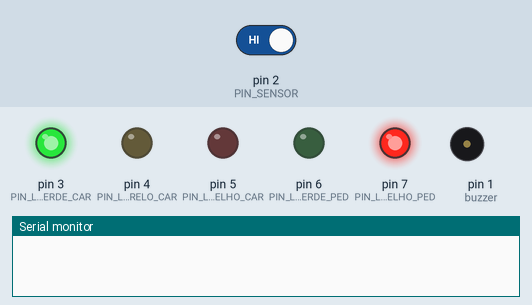
The sketch below on a simulated Arduino Uno, built with avr-gcc and run on an emulated ATmega328P. Parts: output pins drawn as LEDs (lit = HIGH), buzzer (waves = sounding), the last lines printed to the serial monitor. The test bench sets the inputs (shaded band); at power-on: pin 2 (PIN_SENSOR) HIGH. Not simulated (calls return 0 or success): arduino_secrets.h.

Above: at 1.2 s.
1.3 s: pin 2 (PIN_SENSOR) driven LOW
At 2.8 s:
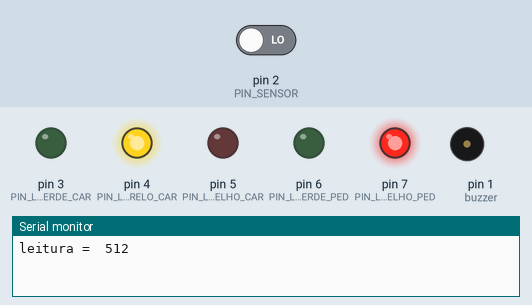
At 6.3 s:
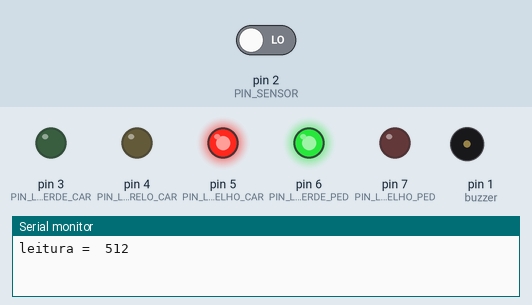
Timing chart, 0 to 15.6 s (numbered marks = the images above; inputs shaded):
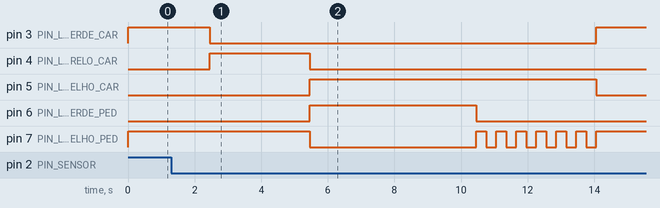

Measured:
- after the input at 1.3 s, pin 3 (PIN_LED_VERDE_CAR): HIGH → LOW after 1.2 s, → HIGH 11.6 s later; pin 4 (PIN_LED_AMARELO_CAR): LOW → HIGH after 1.2 s, → LOW 3.0 s later

The sketch:

semaforo_IR_codigo_morse.ino
```cpp
#include "arduino_secrets.h"

int modo = 0;
int leitura = 0;
int buzzer = 1;
#define PIN_SENSOR 2
#define PIN_LED_VERDE_CAR 3
#define PIN_LED_AMARELO_CAR 4
#define PIN_LED_VERMELHO_CAR 5
#define PIN_LED_VERDE_PED 6
#define PIN_LED_VERMELHO_PED 7


void setup()
{
  pinMode(buzzer, OUTPUT);
  Serial.begin(9600);
  pinMode(PIN_SENSOR, INPUT);
  for (int i = 3; i <= 7; i++) {
    pinMode(i, OUTPUT);
  }
  attachInterrupt(digitalPinToInterrupt(PIN_SENSOR), sensorAcionado, FALLING);
}
void loop() {

  switch (modo) {
    case 0:
      modocarros();
      break;
    case 1:
      travessia();
      break;
  }
}

void sensorAcionado() {
  modo = 1;
  leitura =  analogRead(PIN_SENSOR);
  Serial.print("leitura =  ");
  Serial.println(leitura);
  // "o sinal jÃ¡ vai abrir" em cÃ³digo Morse
  String morseCode = "--- / ... .. -. .- .-.. / .--- / ...- .- .. / .- -... .-. .. .-.";
  for (int i = 0; i < morseCode.length(); i++)
    {
    if (morseCode.charAt(i) == '.')
    {
      tone(buzzer, 1000, 200);
    }
    else if (morseCode.charAt(i) == '-')
    {
      tone(buzzer, 1000, 600);
    }
    else if (morseCode.charAt(i) == ' ')
    {
      delay(600);
    }
    else if (morseCode.charAt(i) == '/')
    {
      delay(1200);
    }
    delay(200);
    noTone(buzzer);
  }
  delay(1000);
}

void travessia() {
  delay(1000);
  digitalWrite(PIN_LED_VERDE_CAR, LOW);
  digitalWrite(PIN_LED_AMARELO_CAR, HIGH);
  delay(3000);
  digitalWrite(PIN_LED_VERDE_PED, HIGH);
  digitalWrite(PIN_LED_VERMELHO_PED, LOW);
  digitalWrite(PIN_LED_AMARELO_CAR, LOW);
  digitalWrite(PIN_LED_VERMELHO_CAR, HIGH);
  delay(5000);
  digitalWrite(PIN_LED_VERDE_PED, LOW);
  for (int i = 0; i <= 5; i++)
  {
    digitalWrite(PIN_LED_VERMELHO_PED, HIGH);
    delay(300);
    digitalWrite(PIN_LED_VERMELHO_PED, LOW);
    delay(300);
  }
  modo = 0;
}
void modocarros() {
  digitalWrite(PIN_LED_VERDE_PED, LOW);
  digitalWrite(PIN_LED_VERMELHO_PED, HIGH);
  digitalWrite(PIN_LED_VERDE_CAR, HIGH);
  digitalWrite(PIN_LED_AMARELO_CAR, LOW);
  digitalWrite(PIN_LED_VERMELHO_CAR, LOW);
}
```
